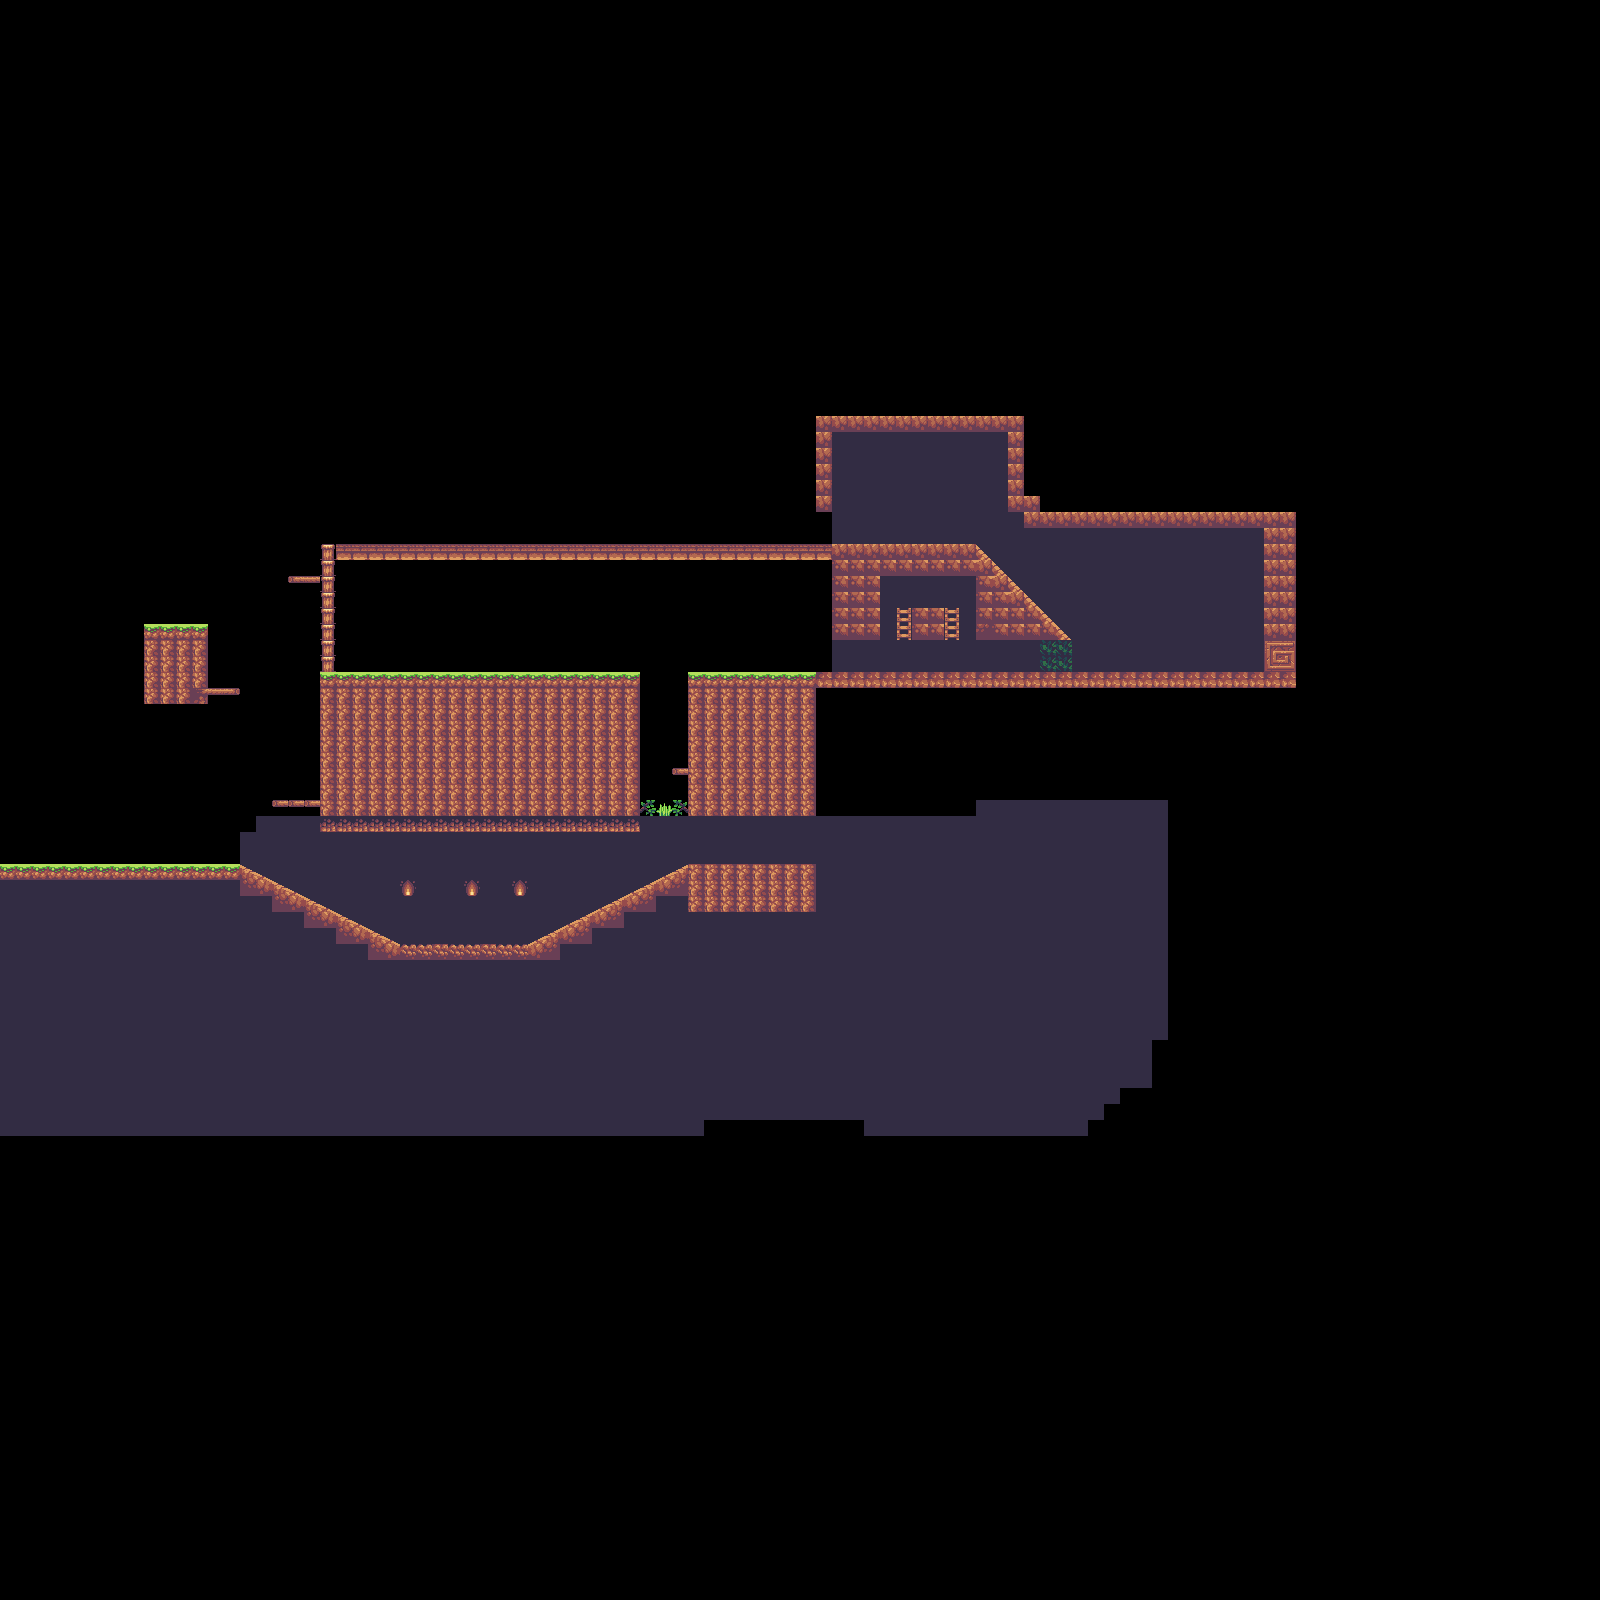

Rendered tile map (Tiled .tmx) drawn with the repository's tilesets; below, a short description and the map source with its tile grids summarised:
An orthogonal 100x100 tile map with 16x16 px tiles, 1 tile layer (Ground) and 28 objects.

<map version="1.0" tiledversion="2018.02.14" orientation="orthogonal" renderorder="right-down" width="100" height="100" tilewidth="16" tileheight="16" infinite="0" nextobjectid="66">
 <tileset firstgid="1" source="SunnyLand.tsx" />
 <layer name="Ground" width="100" height="100">
  <data>[10000 cells, 2122 non-empty, 35 distinct tile ids]</data>
 </layer>
 <objectgroup name="Collision">
  <object id="6" x="144" y="624" width="64" height="80" />
  <object id="7" x="208" y="704" width="32" />
  <object id="8" x="208" y="688" width="32" />
  <object id="9" x="320" y="672" width="320" height="160" />
  <object id="10" x="688" y="672" width="128" height="144" />
  <object id="14" x="672" y="768" width="16" height="16" />
  <object id="15" x="208" y="688" width="16" />
  <object id="16" x="288" y="800" width="32" height="16" />
  <object id="17" x="272" y="800" width="16" />
  <object id="18" x="288" y="800" height="16" />
  <object id="19" x="272" y="800" width="48" height="16" />
  <object id="20" x="96" y="864" width="144" height="16" />
  <object id="23" x="80" y="864" width="48" height="16" />
  <object id="27" x="256" y="880" width="16" />
  <object id="31" x="336" y="928" width="32" />
  <object id="32" x="336" y="928" width="32" height="16" />
  <object id="37" x="384" y="944" width="48" height="16" />
  <object id="38" x="448" y="944" width="32" height="16" />
  <object id="39" x="496" y="944" width="48" height="16" />
  <object id="43" x="368" y="944" width="16" height="16" />
  <object id="48" x="688" y="864" width="128" height="48" />
  <object id="50" x="320" y="544" width="16" height="128" />
  <object id="51" x="288" y="576" width="32" height="16" />
  <object id="54" x="544" y="944" width="16" height="16" />
  <object id="57" x="400" y="944">
   <polygon points="0,0 -160,-80 -160,0" />
  </object>
  <object id="58" x="528" y="944">
   <polygon points="0,0 160,-80 160,0" />
  </object>
  <object id="60" x="640" y="800" width="48" height="16" />
  <object id="63" x="416" y="944" width="144" height="16" />
 </objectgroup>
</map>
